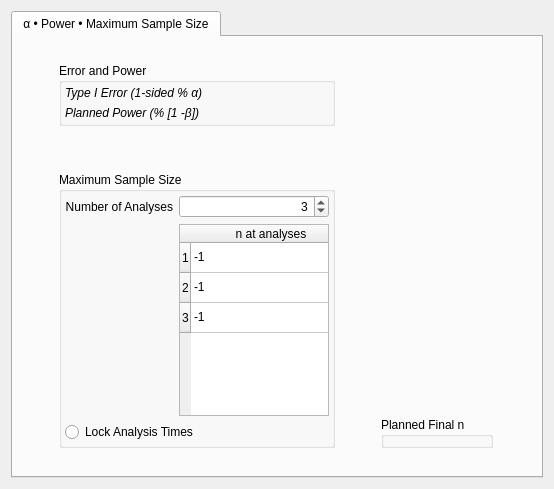
       <widget class="QWidget" name="AnalysisPage">
        <layout class="QGridLayout" name="gridLayout_81">
         <item row="0" column="0">
          <widget class="QTabWidget" name="analysisTab">
           <property name="currentIndex">
            <number>0</number>
           </property>
           <widget class="QWidget" name="epss">
            <attribute name="title">
             <string>α • Power • Maximum Sample Size</string>
            </attribute>
            <layout class="QGridLayout" name="gridLayout_84">
             <item row="0" column="1">
              <spacer name="verticalSpacer_20">
               <property name="orientation">
                <enum>Qt::Vertical</enum>
               </property>
               <property name="sizeHint" stdset="0">
                <size>
                 <width>20</width>
                 <height>15</height>
                </size>
               </property>
              </spacer>
             </item>
             <item row="1" column="1" rowspan="4">
              <layout class="QVBoxLayout" name="verticalLayout_2">
               <item>
                <widget class="QGroupBox" name="anlErrorPowerSampleGroup">
                 <property name="title">
                  <string>Error and Power</string>
                 </property>
                 <layout class="QGridLayout" name="gridLayout_79">
                  <property name="margin">
                   <number>3</number>
                  </property>
                  <item row="0" column="0">
                   <layout class="QGridLayout" name="gridLayout_78">
                    <item row="0" column="0">
                     <widget class="QLabel" name="anlErrorLabel">
                      <property name="font">
                       <font>
                        <italic>true</italic>
                       </font>
                      </property>
                      <property name="text">
                       <string>Type I Error (1-sided % α)</string>
                      </property>
                     </widget>
                    </item>
                    <item row="0" column="1">
                     <widget class="QwtCounter" name="anlErrorDSpin" native="true">
                      <property name="maximumSize">
                       <size>
                        <width>150</width>
                        <height>16777215</height>
                       </size>
                      </property>
                      <property name="whatsThis">
                       <string>Type I Error </string>
                      </property>
                      <property name="numButtons" stdset="0">
                       <number>1</number>
                      </property>
                      <property name="basicstep" stdset="0">
                       <double>0.100000000000000</double>
                      </property>
                      <property name="maxValue" stdset="0">
                       <double>100.000000000000000</double>
                      </property>
                      <property name="value" stdset="0">
                       <double>2.500000000000000</double>
                      </property>
                      <property name="readOnly" stdset="0">
                       <bool>true</bool>
                      </property>
                      <property name="suffix" stdset="0">
                       <string> %</string>
                      </property>
                      <property name="decimals" stdset="0">
                       <number>4</number>
                      </property>
                      <property name="maximum" stdset="0">
                       <double>100.000000000000000</double>
                      </property>
                      <property name="singleStep" stdset="0">
                       <double>0.100000000000000</double>
                      </property>
                     </widget>
                    </item>
                    <item row="1" column="0">
                     <widget class="QLabel" name="anlPowerLabel">
                      <property name="font">
                       <font>
                        <italic>true</italic>
                       </font>
                      </property>
                      <property name="text">
                       <string>Planned Power (% [1 -β])</string>
                      </property>
                     </widget>
                    </item>
                    <item row="1" column="1">
                     <widget class="QwtCounter" name="anlPowerDSpin" native="true">
                      <property name="sizePolicy">
                       <sizepolicy hsizetype="Minimum" vsizetype="Fixed">
                        <horstretch>0</horstretch>
                        <verstretch>0</verstretch>
                       </sizepolicy>
                      </property>
                      <property name="maximumSize">
                       <size>
                        <width>150</width>
                        <height>16777215</height>
                       </size>
                      </property>
                      <property name="whatsThis">
                       <string>Type II Error</string>
                      </property>
                      <property name="layoutDirection">
                       <enum>Qt::LeftToRight</enum>
                      </property>
                      <property name="numButtons" stdset="0">
                       <number>1</number>
                      </property>
                      <property name="basicstep" stdset="0">
                       <double>0.500000000000000</double>
                      </property>
                      <property name="maxValue" stdset="0">
                       <double>100.000000000000000</double>
                      </property>
                      <property name="stepButton1" stdset="0">
                       <number>1</number>
                      </property>
                      <property name="value" stdset="0">
                       <double>90.000000000000000</double>
                      </property>
                      <property name="readOnly" stdset="0">
                       <bool>true</bool>
                      </property>
                      <property name="suffix" stdset="0">
                       <string> %</string>
                      </property>
                      <property name="decimals" stdset="0">
                       <number>1</number>
                      </property>
                      <property name="singleStep" stdset="0">
                       <double>0.500000000000000</double>
                      </property>
                     </widget>
                    </item>
                   </layout>
                  </item>
                 </layout>
                </widget>
               </item>
               <item>
                <spacer name="verticalSpacer_18">
                 <property name="orientation">
                  <enum>Qt::Vertical</enum>
                 </property>
                 <property name="sizeHint" stdset="0">
                  <size>
                   <width>20</width>
                   <height>40</height>
                  </size>
                 </property>
                </spacer>
               </item>
               <item>
                <widget class="QGroupBox" name="analSampleSizeGroup">
                 <property name="title">
                  <string>Maximum Sample Size</string>
                 </property>
                 <layout class="QGridLayout" name="gridLayout_77">
                  <property name="margin">
                   <number>3</number>
                  </property>
                  <item row="1" column="0">
                   <layout class="QGridLayout" name="gridLayout_8">
                    <item row="0" column="1">
                     <widget class="QLabel" name="anlMaxSampleSizeLabel">
                      <property name="text">
                       <string>Number of Analyses</string>
                      </property>
                      <property name="alignment">
                       <set>Qt::AlignRight|Qt::AlignTrailing|Qt::AlignVCenter</set>
                      </property>
                     </widget>
                    </item>
                    <item row="0" column="2">
                     <widget class="QSpinBox" name="anlMaxSampleSizeSpin">
                      <property name="sizePolicy">
                       <sizepolicy hsizetype="Expanding" vsizetype="Fixed">
                        <horstretch>0</horstretch>
                        <verstretch>0</verstretch>
                       </sizepolicy>
                      </property>
                      <property name="maximumSize">
                       <size>
                        <width>150</width>
                        <height>16777215</height>
                       </size>
                      </property>
                      <property name="whatsThis">
                       <string>Sample size</string>
                      </property>
                      <property name="alignment">
                       <set>Qt::AlignRight|Qt::AlignTrailing|Qt::AlignVCenter</set>
                      </property>
                      <property name="minimum">
                       <number>1</number>
                      </property>
                      <property name="value">
                       <number>3</number>
                      </property>
                     </widget>
                    </item>
                    <item row="1" column="1">
                     <spacer name="horizontalSpacer_12">
                      <property name="orientation">
                       <enum>Qt::Horizontal</enum>
                      </property>
                      <property name="sizeHint" stdset="0">
                       <size>
                        <width>40</width>
                        <height>20</height>
                       </size>
                      </property>
                     </spacer>
                    </item>
                    <item row="1" column="2">
                     <widget class="QTableWidget" name="anlSampleSizeTable">
                      <property name="maximumSize">
                       <size>
                        <width>150</width>
                        <height>16777215</height>
                       </size>
                      </property>
                      <property name="whatsThis">
                       <string>Sample size per analysis</string>
                      </property>
                      <property name="alternatingRowColors">
                       <bool>false</bool>
                      </property>
                      <property name="rowCount">
                       <number>3</number>
                      </property>
                      <attribute name="horizontalHeaderDefaultSectionSize">
                       <number>160</number>
                      </attribute>
                      <attribute name="horizontalHeaderStretchLastSection">
                       <bool>true</bool>
                      </attribute>
                      <attribute name="horizontalHeaderStretchLastSection">
                       <bool>true</bool>
                      </attribute>
                      <attribute name="horizontalHeaderDefaultSectionSize">
                       <number>160</number>
                      </attribute>
                      <row/>
                      <row/>
                      <row/>
                      <column>
                       <property name="text">
                        <string>n at analyses</string>
                       </property>
                      </column>
                      <item row="0" column="0">
                       <property name="text">
                        <string>-1</string>
                       </property>
                      </item>
                      <item row="1" column="0">
                       <property name="text">
                        <string>-1</string>
                       </property>
                      </item>
                      <item row="2" column="0">
                       <property name="text">
                        <string>-1</string>
                       </property>
                      </item>
                     </widget>
                    </item>
                   </layout>
                  </item>
                  <item row="2" column="0">
                   <widget class="QRadioButton" name="anlLockTimesRadio">
                    <property name="text">
                     <string>Lock Analysis Times</string>
                    </property>
                   </widget>
                  </item>
                 </layout>
                </widget>
               </item>
              </layout>
             </item>
             <item row="1" column="3">
              <spacer name="horizontalSpacer_17">
               <property name="orientation">
                <enum>Qt::Horizontal</enum>
               </property>
               <property name="sizeHint" stdset="0">
                <size>
                 <width>112</width>
                 <height>20</height>
                </size>
               </property>
              </spacer>
             </item>
             <item row="2" column="0">
              <spacer name="horizontalSpacer_7">
               <property name="orientation">
                <enum>Qt::Horizontal</enum>
               </property>
               <property name="sizeHint" stdset="0">
                <size>
                 <width>37</width>
                 <height>20</height>
                </size>
               </property>
              </spacer>
             </item>
             <item row="3" column="3">
              <spacer name="verticalSpacer_25">
               <property name="orientation">
                <enum>Qt::Vertical</enum>
               </property>
               <property name="sizeHint" stdset="0">
                <size>
                 <width>20</width>
                 <height>274</height>
                </size>
               </property>
              </spacer>
             </item>
             <item row="4" column="2">
              <spacer name="horizontalSpacer_16">
               <property name="orientation">
                <enum>Qt::Horizontal</enum>
               </property>
               <property name="sizeHint" stdset="0">
                <size>
                 <width>40</width>
                 <height>20</height>
                </size>
               </property>
              </spacer>
             </item>
             <item row="4" column="3">
              <widget class="QGroupBox" name="groupBox_4">
               <property name="title">
                <string>Planned Final n</string>
               </property>
               <layout class="QGridLayout" name="gridLayout_80">
                <property name="margin">
                 <number>3</number>
                </property>
                <item row="0" column="0">
                 <layout class="QGridLayout" name="gridLayout_83">
                  <item row="0" column="0">
                   <widget class="QwtCounter" name="anlMaxnIPlanDSpin" native="true">
                    <property name="enabled">
                     <bool>false</bool>
                    </property>
                    <property name="numButtons" stdset="0">
                     <number>1</number>
                    </property>
                    <property name="readOnly" stdset="0">
                     <bool>true</bool>
                    </property>
                   </widget>
                  </item>
                 </layout>
                </item>
               </layout>
              </widget>
             </item>
             <item row="4" column="4">
              <spacer name="horizontalSpacer_8">
               <property name="orientation">
                <enum>Qt::Horizontal</enum>
               </property>
               <property name="sizeHint" stdset="0">
                <size>
                 <width>39</width>
                 <height>20</height>
                </size>
               </property>
              </spacer>
             </item>
             <item row="5" column="1">
              <spacer name="verticalSpacer_21">
               <property name="orientation">
                <enum>Qt::Vertical</enum>
               </property>
               <property name="sizeHint" stdset="0">
                <size>
                 <width>20</width>
                 <height>19</height>
                </size>
               </property>
              </spacer>
             </item>
             <item row="5" column="3">
              <spacer name="verticalSpacer_24">
               <property name="orientation">
                <enum>Qt::Vertical</enum>
               </property>
               <property name="sizeHint" stdset="0">
                <size>
                 <width>20</width>
                 <height>19</height>
                </size>
               </property>
              </spacer>
             </item>
            </layout>
           </widget>
          </widget>
         </item>
        </layout>
       </widget>
